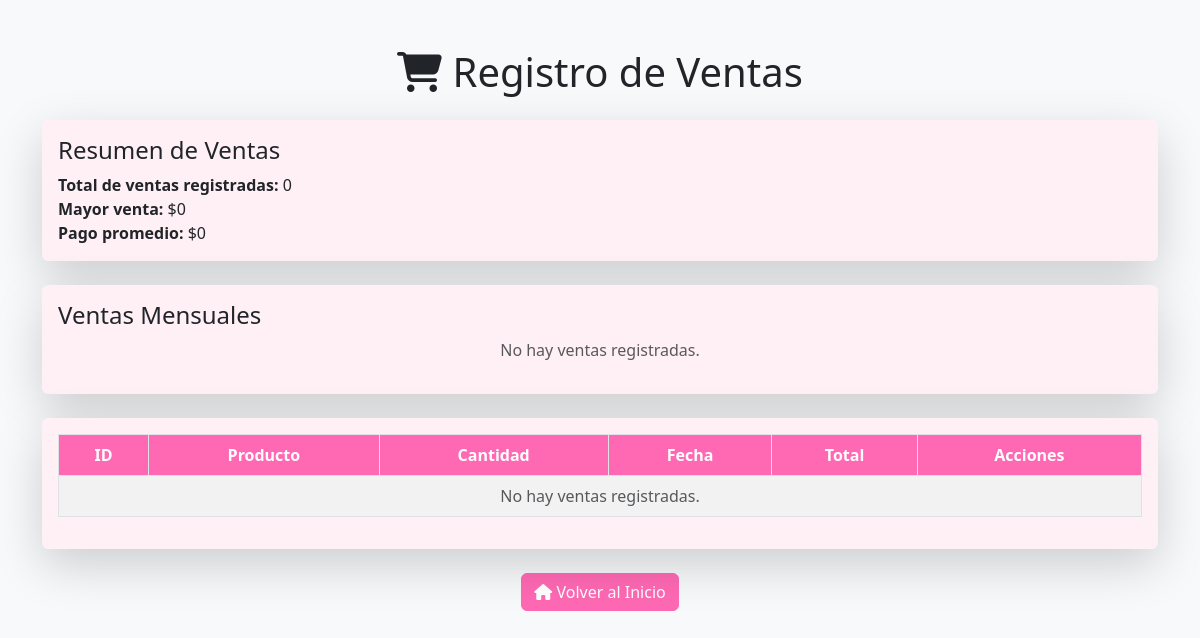
Page /ventas on the earlier database version.
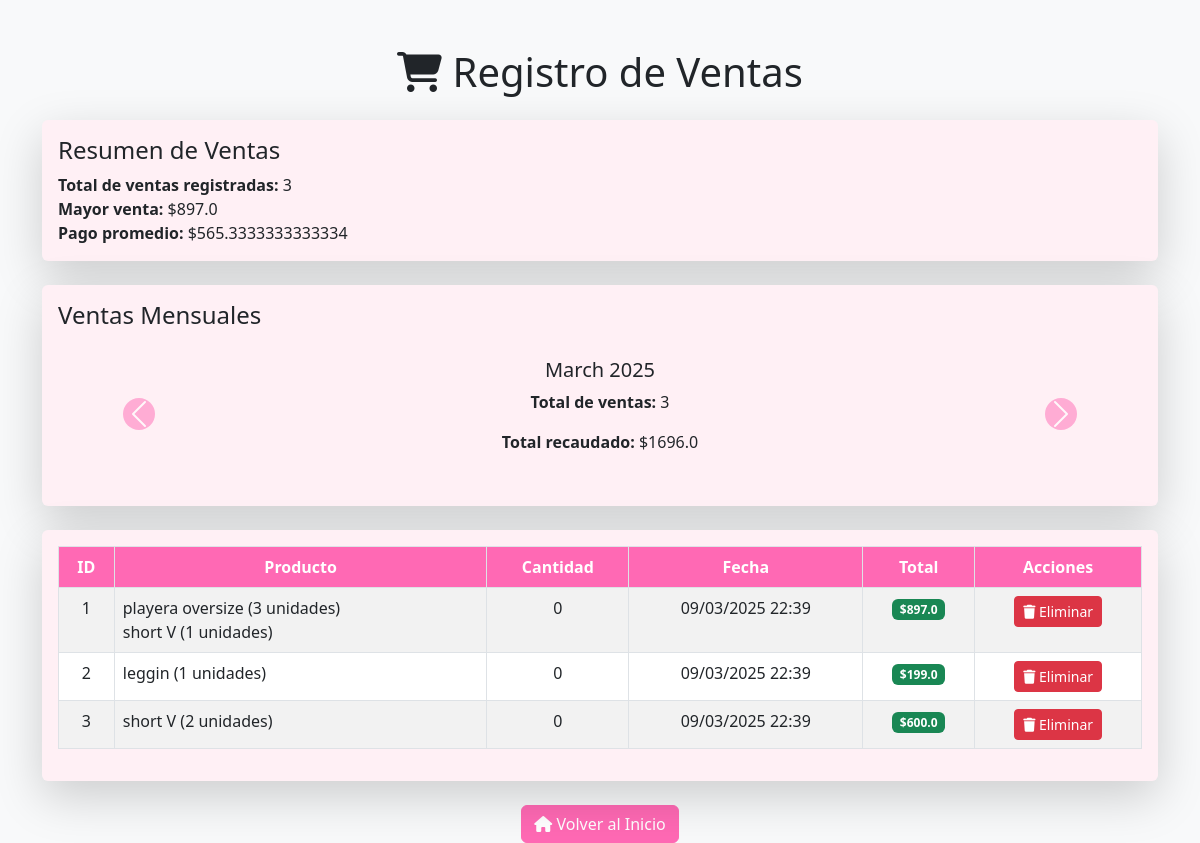
Same page on the later database version.
### app/models.py (models this page shows, shortened)
class Venta(db.Model):
    __tablename__ = 'venta'
    id = db.Column(db.Integer, primary_key=True)
    fecha = db.Column(db.DateTime, nullable=False, default=datetime.utcnow)
    total = db.Column(db.Float, nullable=False)
    productos = db.relationship('VentaProducto', back_populates='venta', cascade="all, delete-orphan")

class VentaProducto(db.Model):
    __tablename__ = 'venta_producto'
    venta_id = db.Column(db.Integer, db.ForeignKey('venta.id', ondelete="CASCADE"), primary_key=True)
    producto_id = db.Column(db.Integer, db.ForeignKey('producto.id', ondelete="CASCADE"), primary_key=True)
    cantidad = db.Column(db.Integer, nullable=False)
    precio = db.Column(db.Float, nullable=False)
    venta = db.relationship('Venta', back_populates='productos')
    producto = db.relationship('Producto', back_populates='ventas')  # Relación con Producto

class Producto(db.Model):
    id = db.Column(db.Integer, primary_key=True)
    nombre = db.Column(db.String(100), nullable=False)
    descripcion = db.Column(db.Text, nullable=True)
    precio = db.Column(db.Float, nullable=False)
    cantidad = db.Column(db.Integer, default=0)
    categoria_id = db.Column(db.Integer, db.ForeignKey('categoria.id'), nullable=False)  # Clave foránea a 'Categoria'
    activo = db.Column(db.Boolean, default=True)
    fecha_registro = db.Column(db.DateTime, default=datetime.utcnow)
    cantidad_vendida = db.Column(db.Integer, default=0)
    variantes = db.relationship('ProductoVariante', back_populates='producto')
    ventas = db.relationship('VentaProducto', back_populates='producto')
    movimientos = db.relationship('MovimientoInventario', back_populates='producto')
    categoria = db.relationship('Categoria', backref='productos')

### app/routes.py (the view)
@routes.route('/ventas', methods=['GET'])
def listar_ventas():
    ventas = Venta.query.all()
    mayor_venta = max([venta.total for venta in ventas], default=0)
    pago_promedio = sum([venta.total for venta in ventas]) / len(ventas) if ventas else 0
    ventas_por_mes = defaultdict(lambda: {"total_ventas": 0, "total_recaudado": 0})
    for venta in ventas:
        mes = venta.fecha.strftime("%B %Y")  # Formato: "Mes Año"
        ventas_por_mes[mes]["total_ventas"] += 1
        ventas_por_mes[mes]["total_recaudado"] += venta.total
    grafico_ventas = generar_grafico_ventas(ventas_por_mes)
    return render_template(
        "ventas_lista.html",
        ventas=ventas,
        mayor_venta=mayor_venta,
        pago_promedio=pago_promedio,
        ventas_por_mes=ventas_por_mes,
        grafico_ventas=grafico_ventas  # Pasamos el gráfico al template
    )

### app/routes.py (called while the page is built)
def generar_grafico_ventas(ventas_por_mes):
    meses = list(ventas_por_mes.keys())
    total_ventas = [ventas_por_mes[mes]["total_recaudado"] for mes in meses]
    fig, ax = plt.subplots(figsize=(10, 6))
    ax.bar(meses, total_ventas, color='blue')
    ax.set_xlabel('Mes')
    ax.set_ylabel('Total Recaudado')
    ax.set_title('Ventas por Mes')
    img = io.BytesIO()
    canvas = FigureCanvas(fig)
    canvas.print_png(img)
    img.seek(0)
    grafico_base64 = base64.b64encode(img.getvalue()).decode('utf8')
    return grafico_base64

### app/templates/ventas_lista.html (shortened to what the changed rows need)
<!DOCTYPE html>
<html lang="es">
<head>
    <link href="https://cdn.jsdelivr.net/npm/bootstrap@5.3.0/dist/css/bootstrap.min.css" rel="stylesheet">
    <link rel="stylesheet" href="https://cdnjs.cloudflare.com/ajax/libs/font-awesome/6.4.0/css/all.min.css">
</head>
<body class="bg-light">
    <div class="container mt-5">
        <h1 class="text-center mb-4">
            <i class="fas fa-shopping-cart"></i> Registro de Ventas
        </h1>
        <div class="card shadow-lg border-0 mb-4">
            <div class="card-body">
                <h4 class="card-title">Resumen de Ventas</h4>
                <p class="card-text">
                    <strong>Total de ventas registradas:</strong> {{ ventas | length }} <br>
                    <strong>Mayor venta:</strong> ${{ mayor_venta if mayor_venta is not none else 0 | round(2) }} <br>
                    <strong>Pago promedio:</strong> ${{ pago_promedio if pago_promedio is not none else 0 | round(1) }}
                </p>
            </div>
        </div>
        <div class="card shadow-lg border-0 mb-4">
            <div class="card-body">
                <h4 class="card-title">Ventas Mensuales</h4>
                {% if ventas_por_mes %}
                    <div id="carouselVentas" class="carousel slide" data-bs-ride="carousel">
                        <div class="carousel-inner">
                            {% for mes, datos in ventas_por_mes.items() %}
                            <div class="carousel-item {% if loop.first %}active{% endif %}">
                                <h5>{{ mes }}</h5>
                                <p><strong>Total de ventas:</strong> {{ datos.total_ventas }}</p>
                                <p><strong>Total recaudado:</strong> ${{ datos.total_recaudado if datos.total_recaudado is not none else 0 | round(2) }}</p>
                            </div>
                            {% endfor %}
                        </div>
                        <button class="carousel-control-prev" type="button" data-bs-target="#carouselVentas" data-bs-slide="prev">
                            <span class="carousel-control-prev-icon" aria-hidden="true"></span>
                        </button>
                        <button class="carousel-control-next" type="button" data-bs-target="#carouselVentas" data-bs-slide="next">
                            <span class="carousel-control-next-icon" aria-hidden="true"></span>
                        </button>
                    </div>
                {% else %}
                    <p class="text-muted text-center">No hay ventas registradas.</p>
                {% endif %}
            </div>
        </div>
        <div class="card shadow-lg border-0">
            <div class="card-body">
                <div class="table-responsive">
                    <table class="table table-striped table-hover table-bordered">
                        <thead class="text-center">
                            <tr>
                                <th>ID</th>
                                <th>Producto</th>
                                <th>Cantidad</th>
                                <th>Fecha</th>
                                <th>Total</th>
                                <th>Acciones</th>
                            </tr>
                        </thead>
                        <tbody>
                            {% if ventas %}
                                {% for venta in ventas %}
                                <tr>
                                    <td class="text-center">{{ venta.id }}</td>
                                    <td>
                                        {% for venta_producto in venta.productos %}
                                            {{ venta_producto.producto.nombre }} ({{ venta_producto.cantidad }} unidades) <br>
                                        {% endfor %}
                                    </td>
                                    <td class="text-center">
                                        {% set cantidad_total = 0 %}
                                        {% for venta_producto in venta.productos %}
                                            {% set cantidad_total = cantidad_total + venta_producto.cantidad %}
                                        {% endfor %}
                                        {{ cantidad_total }}
                                    </td>
                                    <td class="text-center">{{ venta.fecha.strftime('%d/%m/%Y %H:%M') }}</td>
                                    <td class="text-center">
                                        <span class="badge bg-success">${{ venta.total if venta.total is not none else 0 | round(2) }}</span>
                                    </td>
                                    <td class="text-center">
                                        <form method="POST" action="{{ url_for('routes.eliminar_venta', id=venta.id) }}"
                                              onsubmit="return confirm('¿Estás seguro de eliminar esta venta? Esta acción no se puede deshacer.');">
                                            <button type="submit" class="btn btn-danger btn-sm">
                                                <i class="fas fa-trash"></i> Eliminar
                                            </button>
                                        </form>
                                    </td>
                                </tr>
                                {% endfor %}
                            {% else %}
                                <tr>
                                    <td colspan="6" class="text-center text-muted">No hay ventas registradas.</td>
                                </tr>
                            {% endif %}
                        </tbody>
                    </table>
                </div>
            </div>
        </div>
    </div>
</body>
</html>

Differences in the rows shown:
added Venta: total "897.0", id "1", cantidad_total "0", fecha "09/03/2025 22:39"
added VentaProducto: producto.nombre "playera oversize", cantidad "3", shown under "1"
added VentaProducto: producto.nombre "short V", cantidad "1"
added Venta: id "2", cantidad_total "0", fecha "09/03/2025 22:39", total "199.0"
added VentaProducto: producto.nombre "leggin", cantidad "1", shown under "2"
added Venta: id "3", cantidad_total "0", fecha "09/03/2025 22:39", total "600.0"
added VentaProducto: producto.nombre "short V", cantidad "2", shown under "3"
Other differences:
{{ ventas | length }}: "0" → "3"
{{ pago_promedio if pago_promedio is not none else 0 | round(1) }}: "0" → "565.3333333333334"
{{ mayor_venta if mayor_venta is not none else 0 | round(2) }}: "0" → (not shown)
new list line: "March 2025 Total de ventas: 3 Total recaudado: $ 1696.0"
text no longer shown: "No hay ventas registradas. No hay ventas registradas."
